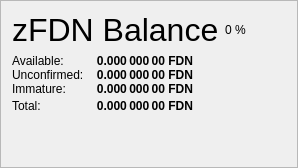
                   <widget class="QFrame" name="frame_ZerocoinBalances">
                    <property name="frameShape">
                     <enum>QFrame::StyledPanel</enum>
                    </property>
                    <property name="frameShadow">
                     <enum>QFrame::Raised</enum>
                    </property>
                    <layout class="QVBoxLayout" name="verticalLayout_7">
                     <item>
                      <layout class="QHBoxLayout" name="horizontalLayout_8" stretch="0,0,0">
                       <item>
                        <widget class="QLabel" name="label_5z_3">
                         <property name="minimumSize">
                          <size>
                           <width>0</width>
                           <height>20</height>
                          </size>
                         </property>
                         <property name="font">
                          <font>
                           <pointsize>24</pointsize>
                           <weight>50</weight>
                           <bold>false</bold>
                          </font>
                         </property>
                         <property name="text">
                          <string>zFDN Balance</string>
                         </property>
                        </widget>
                       </item>
                       <item>
                        <widget class="QLabel" name="labelzFDNPercent">
                         <property name="text">
                          <string notr="true">0 %</string>
                         </property>
                        </widget>
                       </item>
                       <item>
                        <spacer name="horizontalSpacer_11">
                         <property name="orientation">
                          <enum>Qt::Horizontal</enum>
                         </property>
                         <property name="sizeHint" stdset="0">
                          <size>
                           <width>40</width>
                           <height>20</height>
                          </size>
                         </property>
                        </spacer>
                       </item>
                      </layout>
                     </item>
                     <item>
                      <layout class="QGridLayout" name="gridLayout_5">
                       <property name="horizontalSpacing">
                        <number>12</number>
                       </property>
                       <property name="verticalSpacing">
                        <number>0</number>
                       </property>
                       <item row="1" column="0">
                        <widget class="QLabel" name="labelzBalanceMatureText">
                         <property name="toolTip">
                          <string>Mature: more than 20 confirmation and more than 3 mints of the same denomination after it was minted.
These zFDN are spendable.</string>
                         </property>
                         <property name="text">
                          <string>Available:</string>
                         </property>
                        </widget>
                       </item>
                       <item row="1" column="1">
                        <widget class="QLabel" name="labelzBalanceMature">
                         <property name="font">
                          <font>
                           <weight>75</weight>
                           <bold>true</bold>
                          </font>
                         </property>
                         <property name="toolTip">
                          <string>Mature: more than 20 confirmation and more than 3 mints of the same denomination after it was minted.
These zFDN are spendable.</string>
                         </property>
                         <property name="text">
                          <string notr="true">0.000 000 00 FDN</string>
                         </property>
                         <property name="alignment">
                          <set>Qt::AlignRight|Qt::AlignTrailing|Qt::AlignVCenter</set>
                         </property>
                        </widget>
                       </item>
                       <item row="2" column="0">
                        <widget class="QLabel" name="labelzBalanceUnconfirmedText">
                         <property name="toolTip">
                          <string>Unconfirmed: less than 20 confirmations
Immature: confirmed, but less than 3 mints of the same denomination after it was minted</string>
                         </property>
                         <property name="text">
                          <string>Unconfirmed:</string>
                         </property>
                        </widget>
                       </item>
                       <item row="2" column="1">
                        <widget class="QLabel" name="labelzBalanceUnconfirmed">
                         <property name="font">
                          <font>
                           <weight>75</weight>
                           <bold>true</bold>
                          </font>
                         </property>
                         <property name="toolTip">
                          <string>Unconfirmed: less than 20 confirmations
Immature: confirmed, but less than 3 mints of the same denomination after it was minted</string>
                         </property>
                         <property name="text">
                          <string notr="true">0.000 000 00 FDN</string>
                         </property>
                         <property name="alignment">
                          <set>Qt::AlignRight|Qt::AlignTrailing|Qt::AlignVCenter</set>
                         </property>
                        </widget>
                       </item>
                       <item row="3" column="0">
                        <widget class="QLabel" name="labelzBalanceImmatureText">
                         <property name="toolTip">
                          <string>Unconfirmed: less than 20 confirmations
Immature: confirmed, but less than 3 mints of the same denomination after it was minted</string>
                         </property>
                         <property name="text">
                          <string>Immature:</string>
                         </property>
                        </widget>
                       </item>
                       <item row="3" column="1">
                        <widget class="QLabel" name="labelzBalanceImmature">
                         <property name="font">
                          <font>
                           <weight>75</weight>
                           <bold>true</bold>
                          </font>
                         </property>
                         <property name="toolTip">
                          <string>Unconfirmed: less than 20 confirmations
Immature: confirmed, but less than 3 mints of the same denomination after it was minted</string>
                         </property>
                         <property name="text">
                          <string notr="true">0.000 000 00 FDN</string>
                         </property>
                         <property name="alignment">
                          <set>Qt::AlignRight|Qt::AlignTrailing|Qt::AlignVCenter</set>
                         </property>
                        </widget>
                       </item>
                       <item row="4" column="0">
                        <widget class="QLabel" name="labelzBalanceText">
                         <property name="toolTip">
                          <string>Your current zFDN balance, unconfirmed and immature zFDN included.</string>
                         </property>
                         <property name="text">
                          <string>Total:</string>
                         </property>
                        </widget>
                       </item>
                       <item row="4" column="1">
                        <widget class="QLabel" name="labelzBalance">
                         <property name="font">
                          <font>
                           <weight>75</weight>
                           <bold>true</bold>
                          </font>
                         </property>
                         <property name="cursor">
                          <cursorShape>IBeamCursor</cursorShape>
                         </property>
                         <property name="toolTip">
                          <string>Your current zFDN balance, unconfirmed and immature zFDN included.</string>
                         </property>
                         <property name="text">
                          <string notr="true">0.000 000 00 FDN</string>
                         </property>
                         <property name="alignment">
                          <set>Qt::AlignRight|Qt::AlignTrailing|Qt::AlignVCenter</set>
                         </property>
                         <property name="textInteractionFlags">
                          <set>Qt::LinksAccessibleByMouse|Qt::TextSelectableByKeyboard|Qt::TextSelectableByMouse</set>
                         </property>
                        </widget>
                       </item>
                       <item row="4" column="2">
                        <spacer name="horizontalSpacer_4">
                         <property name="orientation">
                          <enum>Qt::Horizontal</enum>
                         </property>
                         <property name="sizeHint" stdset="0">
                          <size>
                           <width>40</width>
                           <height>20</height>
                          </size>
                         </property>
                        </spacer>
                       </item>
                      </layout>
                     </item>
                     <item>
                      <spacer name="verticalSpacer_4">
                       <property name="orientation">
                        <enum>Qt::Vertical</enum>
                       </property>
                       <property name="sizeHint" stdset="0">
                        <size>
                         <width>20</width>
                         <height>40</height>
                        </size>
                       </property>
                      </spacer>
                     </item>
                    </layout>
                   </widget>
